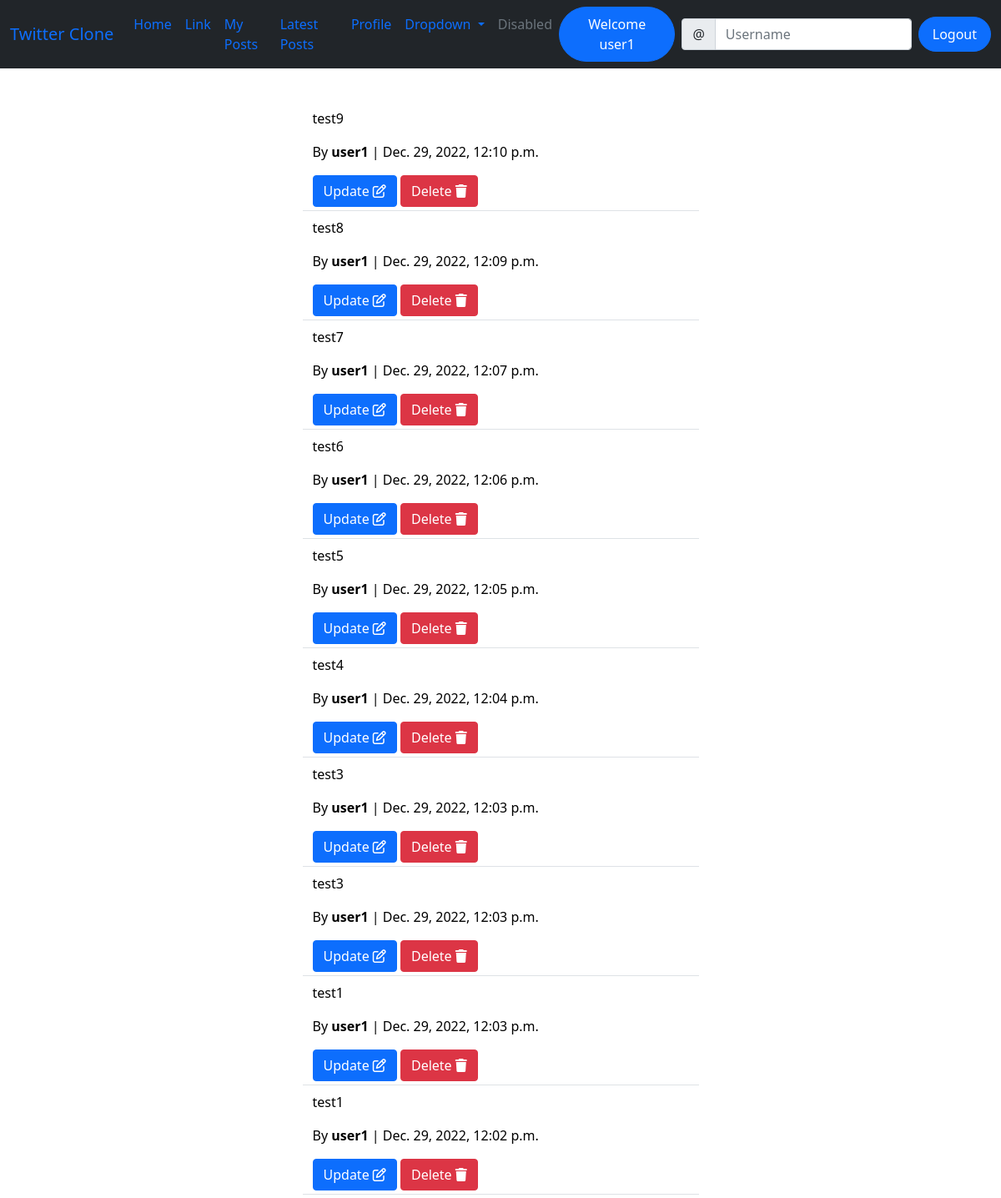
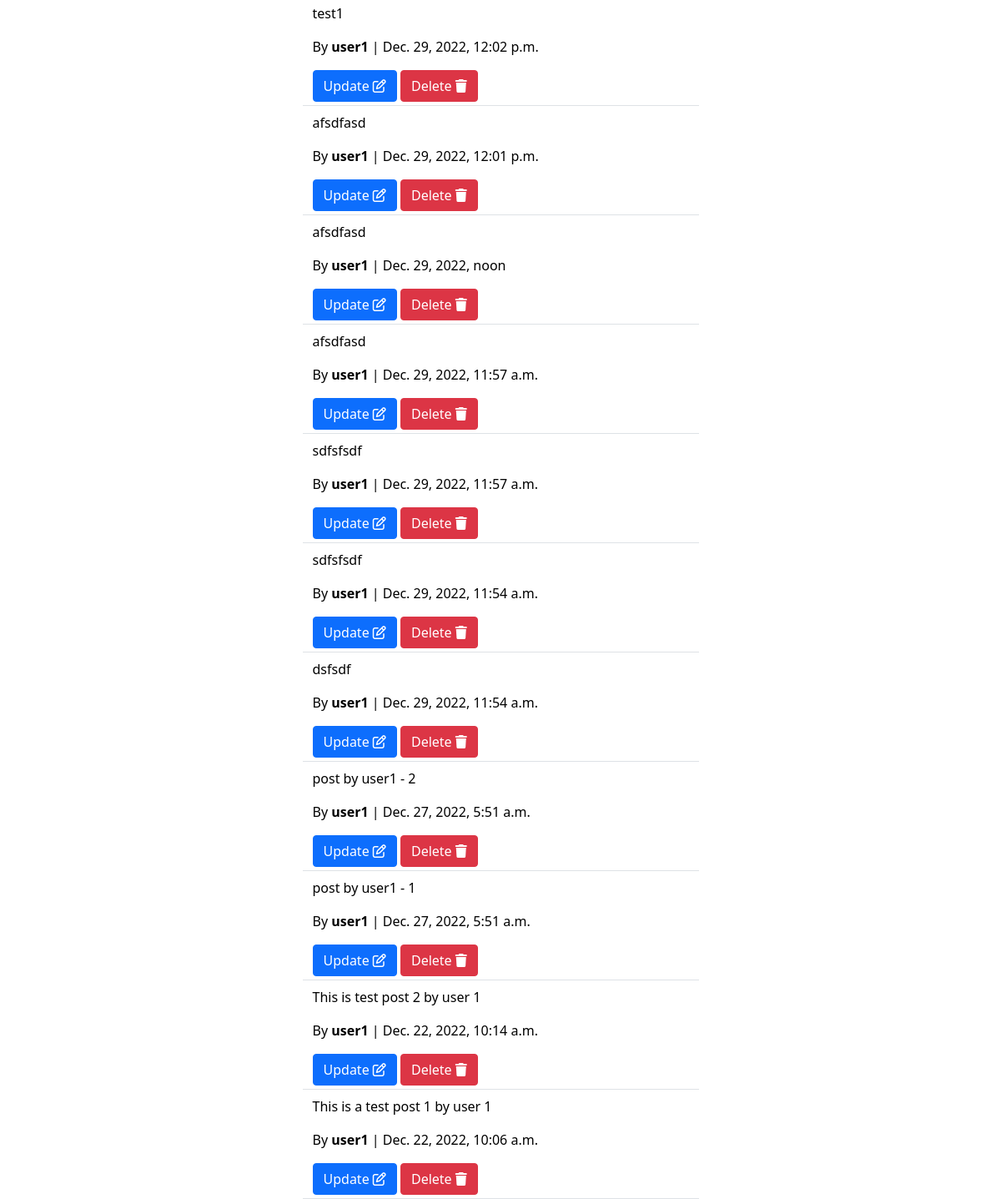
Screenshot of /my-posts/ (signed in) with the database file from the repository (2 pictures, top to bottom).
### social/models.py (models this page shows)
class Post(models.Model):
    body = models.TextField()
    created_on = models.DateTimeField(default=timezone.now)
    author = models.ForeignKey(User, on_delete=models.CASCADE)
    likes = models.ManyToManyField(User, blank=True, related_name="likes")
    dislikes = models.ManyToManyField(User, blank=True, related_name="dislikes")
    @staticmethod
    def get_post_data(filter_type, filter_by=None):
        if filter_type == "filter":
            return Post.objects.filter(author=filter_by).order_by('-created_on') #ordered by latest date
        elif filter_type == "get":
            return Post.objects.get(id=filter_by)
        elif filter_type == "all":
            return Post.objects.all().order_by('-created_on')
        else:
            raise Exception("not valid input")

### social/views.py (the view)
# urls.py: path('my-posts/', my_posts, name='my-post-list'),
@login_required(login_url='index')
def my_posts(request):
    try:
        posts = Post.get_post_data("filter", request.user)
    except:
        posts = None
        return render(request, "social/error_page.html")
    context = {
        'post_list': posts,
    }
    return render(request, 'social/my_post_list.html', context)

### templates/social/my_post_list.html
{% extends 'base.html' %}
{% load crispy_forms_tags %}
{% block content %}
<div class="container">
    {% for post in post_list %}
    <div class="row justify-content-center mt-2">
        <div class="col-md-5 col-sm-12 border-bottom">
            <a href="{% url 'post-detail' post.id %}" style="color: black; text-decoration: none;">
                <p>{{ post.body }}</p>
                <p class="mt-3">By <strong>{{ post.author }}</strong> | {{ post.created_on }}</p>
            </a>
            {% if request.user == post.author %}
                <a href="{% url 'post-edit' post.id %}" class="btn btn-primary mb-1">Update <i class="fa fa-edit"></i></a>
                <a href="{% url 'post-delete' post.id %}" class="btn btn-danger mb-1">Delete <i class="fas fa-trash"></i></a>
            {% endif %}
        </div>
    </div>
    {% endfor %}
</div>
{% endblock content %}

### templates/landing/navbar.html (shortened to what this page needs)
<nav class="navbar navbar-expand-lg bg-dark">
    <div class="container-fluid">
      <a class="navbar-brand" href="#">Twitter Clone</a>
      <div class="collapse navbar-collapse" id="navbarSupportedContent">
        <ul class="navbar-nav me-auto mb-2 mb-lg-0">
          <li class="nav-item">
            <a class="nav-link active" aria-current="page"
            {% if request.user.is_authenticated %}
              href="{% url 'latest-post-list' %}"
            {% else %}
              href="{% url 'index' %}"
            {% endif %}
            >Home</a>
          </li>
          <li class="nav-item">
            <a class="nav-link" href="#">Link</a>
          </li>
          {% if request.user.is_authenticated %}
          <li class="nav-item">
            <a class="nav-link" href="{% url 'my-post-list' %}">My Posts</a>
          </li>
          {% endif %}
          <li class="nav-item">
            <a class="nav-link" href="{% url 'latest-post-list' %}">Latest Posts</a>
          </li>
          <li class="nav-item d-flex">
            {% if request.user.is_authenticated %}
            <a class="nav-link" href="{% url 'profile' request.user.pk %}">
              </i>Profile</a>
            {% endif %}
          </li>
          <li class="nav-item dropdown">
            <a class="nav-link dropdown-toggle" href="#" role="button" data-bs-toggle="dropdown" aria-expanded="false">
              Dropdown
            </a>
          </li>
          <li class="nav-item">
            <a class="nav-link disabled">Disabled</a>
          </li>
        </ul>
        <li class="nav-item d-flex">
          {% if request.user.is_authenticated %}
          <a class="nav-link btn btn-primary rounded-pill" href="#">Welcome {{request.user}}</a>
          {% endif %}
        </li>
        <form class="d-flex" role="search">
            <div class="input-group mx-2">
              <span class="input-group-text " id="basic-addon1">@</span>
              <input type="text" class="form-control" placeholder="Username" aria-label="Username" aria-describedby="basic-addon1">
            </div>
        </form>
        <li class="nav-item d-flex">
          {% if request.user.is_authenticated %}
          <a class="nav-link btn btn-primary rounded-pill" href="{% url 'account_logout' %}">Logout</a>
          {% endif %}
        </li>
      </div>
    </div>
  </nav>

### rows the page displays
Post: body "test9", author "user1", created_on "Dec. 29, 2022, 12:10 p.m.", shows "Update"
Post: body "test8", author "user1", created_on "Dec. 29, 2022, 12:09 p.m.", shows "Update"
Post: body "test7", author "user1", created_on "Dec. 29, 2022, 12:07 p.m.", shows "Update"
Post: body "test6", author "user1", created_on "Dec. 29, 2022, 12:06 p.m.", shows "Update"
Post: body "test5", author "user1", created_on "Dec. 29, 2022, 12:05 p.m.", shows "Update"
Post: body "test4", author "user1", created_on "Dec. 29, 2022, 12:04 p.m.", shows "Update"
Post: body "test3", author "user1", created_on "Dec. 29, 2022, 12:03 p.m.", shows "Update"
Post: body "test3", author "user1", created_on "Dec. 29, 2022, 12:03 p.m.", shows "Update"
Post: body "test1", author "user1", created_on "Dec. 29, 2022, 12:03 p.m.", shows "Update"
Post: body "test1", author "user1", created_on "Dec. 29, 2022, 12:02 p.m.", shows "Update"
Post: body "test1", author "user1", created_on "Dec. 29, 2022, 12:02 p.m.", shows "Update"
Post: body "afsdfasd", author "user1", created_on "Dec. 29, 2022, 12:01 p.m.", shows "Update"
Post: body "afsdfasd", author "user1", created_on "Dec. 29, 2022, noon", shows "Update"
Post: body "afsdfasd", author "user1", created_on "Dec. 29, 2022, 11:57 a.m.", shows "Update"
Post: body "sdfsfsdf", author "user1", created_on "Dec. 29, 2022, 11:57 a.m.", shows "Update"
Post: body "sdfsfsdf", author "user1", created_on "Dec. 29, 2022, 11:54 a.m.", shows "Update"
Post: body "dsfsdf", author "user1", created_on "Dec. 29, 2022, 11:54 a.m.", shows "Update"
Post: body "post by user1 - 2", author "user1", created_on "Dec. 27, 2022, 5:51 a.m.", shows "Update"
Post: body "post by user1 - 1", author "user1", created_on "Dec. 27, 2022, 5:51 a.m.", shows "Update"
Post: body "This is test post 2 by user 1", author "user1", created_on "Dec. 22, 2022, 10:14 a.m.", shows "Update"
Post: body "This is a test post 1 by user 1", author "user1", created_on "Dec. 22, 2022, 10:06 a.m.", shows "Update"

### other values shown
{{ request.user }} "user1"
